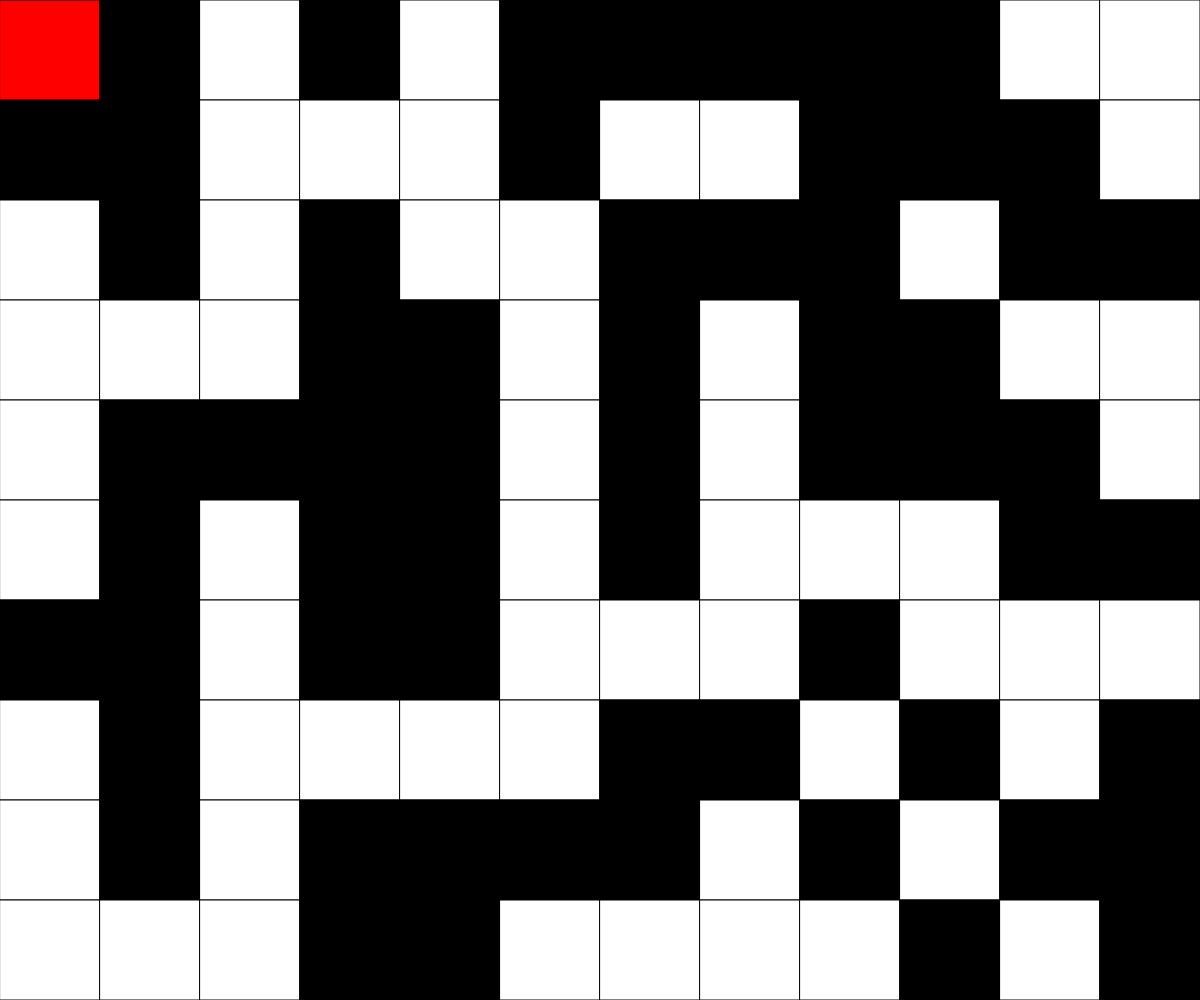
Frame 1 (no input)
Frame 60 (no input): identical to frame 1, image omitted
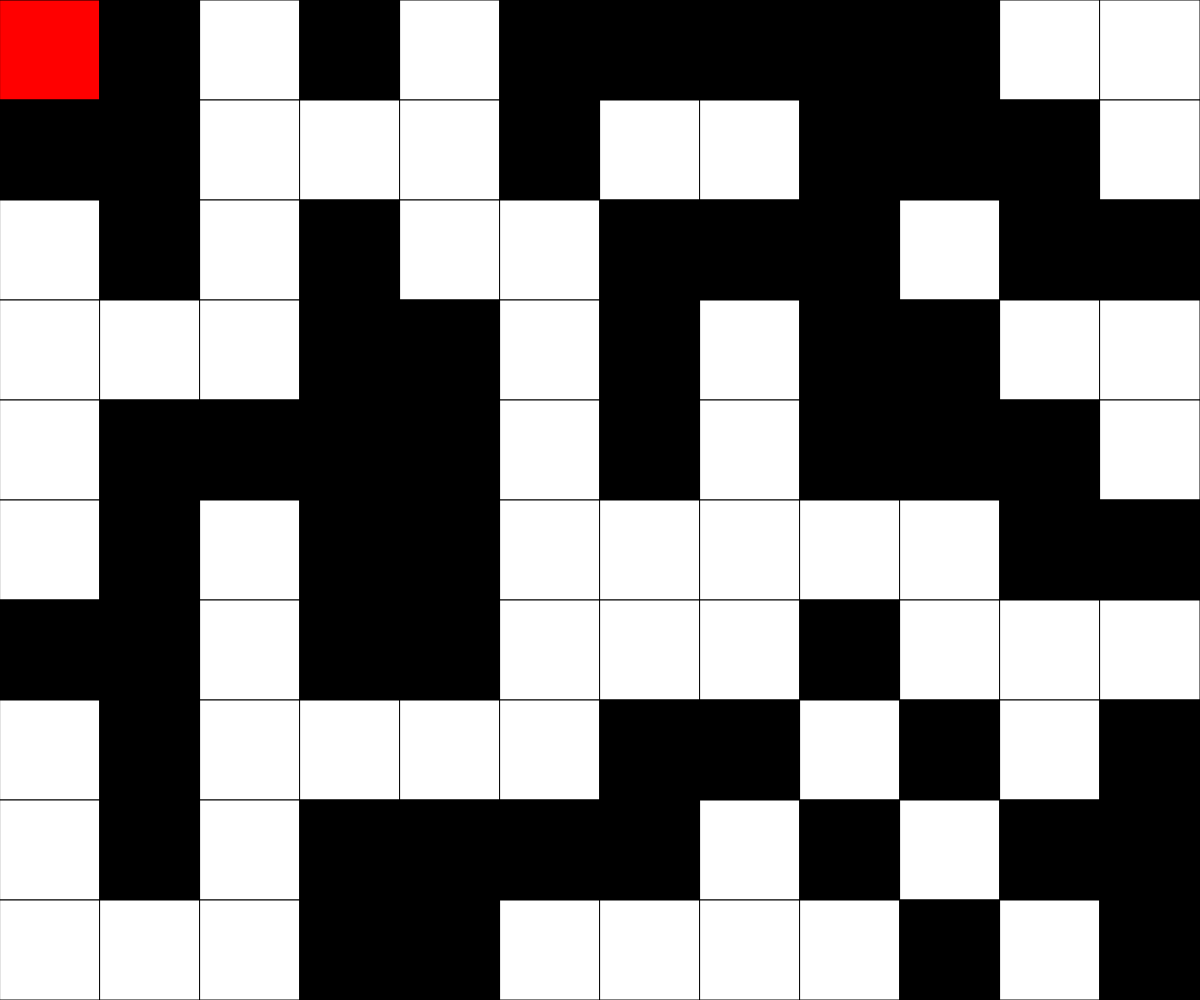
Frame 120 (the mouse pressed at the canvas centre since frame 60)

The p5.js sketch that drew these frames (run headless with seeded random() and noise() and a simulated clock; from frame 60 on, the mouse is pressed at the canvas centre):

// p5.js sketch
// ── sketch.js
// Character In Grid Demo

const CELL_SIZE = 100;
const OPEN_TILE = 0;
const IMPASSIBLE = 1;
const PLAYER = 9;
let grid;
let rows;
let cols;
let thePlayer = {
  x: 0,
  y: 0,
};

function setup() {
  createCanvas(windowWidth, windowHeight);
  rows = Math.floor(height/CELL_SIZE);
  cols = Math.floor(width/CELL_SIZE);
  grid = generateRandomGrid(cols, rows);

  //add player to grid
  grid[thePlayer.y][thePlayer.x] = PLAYER;
}

function draw() {
  background(220);
  displayGrid();
}

function mousePressed() {
  let x = Math.floor(mouseX/CELL_SIZE);
  let y = Math.floor(mouseY/CELL_SIZE);

  //self
  toggleCell(x, y);
}

function keyPressed() {
  if (key === "r") {
    grid = generateRandomGrid(cols, rows);
  }
  if (key === "e") {
    grid = generateEmptyGrid(cols, rows);
  }
  if (key === "s"){
    movePlayer(thePlayer.x, thePlayer.y +1);
  }
  if (key === "w"){
    movePlayer(thePlayer.x, thePlayer.y - 1);
  }
  if (key === "a"){
    movePlayer(thePlayer.x - 1, thePlayer.y);
  }
  if (key === "d"){
    movePlayer(thePlayer.x +1, thePlayer.y);
  }
}

function movePlayer(x,y){
  if(x >= 0 && x< cols && y>=0 && y < rows && grid[y][x] === OPEN_TILE){
    thePlayer.x = x;
    thePlayer.y = y;

    grid[thePlayer.y][thePlayer.x] = PLAYER;
  }
}


function toggleCell(x, y) {
  //make sure the cell actually exists!
  if (x >= 0 && x < cols && y >= 0 && y < rows) {
    if (grid[y][x] === IMPASSIBLE) {
      grid[y][x] = OPEN_TILE;
    }
    else if (grid[y][x] === OPEN_TILE) {
      grid[y][x] = IMPASSIBLE;
    }
  }
}

function displayGrid() {
  for (let y = 0; y < rows; y++) {
    for (let x = 0; x < cols; x++) {
      if (grid[y][x] === OPEN_TILE) {
        fill("white");
      }
      if (grid[y][x] === IMPASSIBLE) {
        fill("black");
      }
      if (grid[y][x] === PLAYER) {
        fill("red");
      }
      square(x * CELL_SIZE, y * CELL_SIZE, CELL_SIZE);
    }
  }
}

function generateRandomGrid(cols, rows) {
  let newGrid = [];
  for (let y = 0; y < rows; y++) {
    newGrid.push([]);
    for (let x = 0; x < cols; x++) {
      if (random(100) < 50) {
        newGrid[y].push(IMPASSIBLE);
      }
      else {
        newGrid[y].push(OPEN_TILE);
      }
    }
  }
  return newGrid;
}

function generateEmptyGrid(cols, rows) {
  let newGrid = [];
  for (let y = 0; y < rows; y++) {
    newGrid.push([]);
    for (let x = 0; x < cols; x++) {
      newGrid[y].push(OPEN_TILE);
    }
  }
  return newGrid;
}
